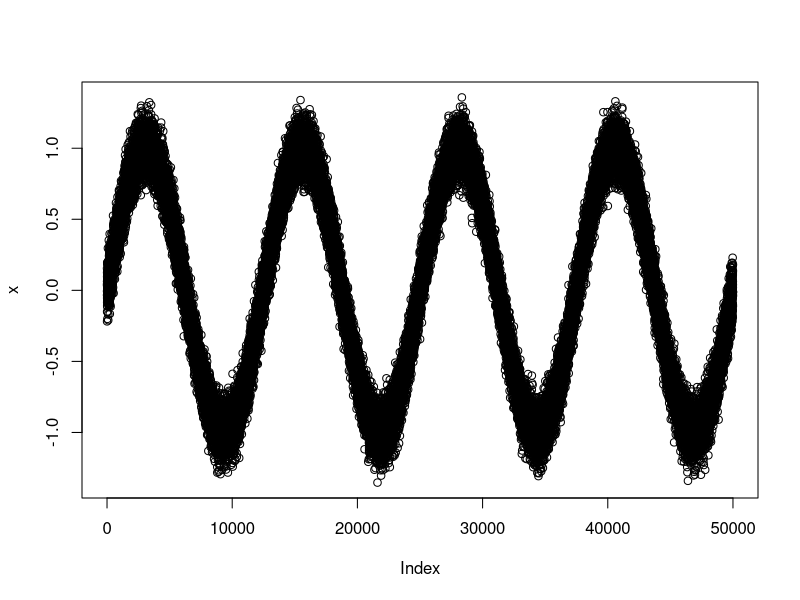

This figure's R source: (Note: this script raises an error after producing the figure.)

n <- 50000

x <- sin(4*2*pi*seq(n)/n) + rnorm(n)/10

plot(x)

highchart2() %>%
  hc_chart(zoomType = "x") %>%
  hc_add_series(data = x)




library("MASS")
n <- 100000

sigma <- matrix(c(10,3,3,2),2,2)
sigma

mvr <- round(mvrnorm(n, rep(c(0, 0)), sigma), 4)

vx <- ceiling(1+abs(max(mvr[, 1])))
vy <- ceiling(1+abs(max(mvr[, 2])))

ds <- list.parse2(as.data.frame(mvr))

highchart2() %>%
  hc_chart(zoomType = "xy") %>%
  hc_xAxis(min = -vx, max = vx) %>% 
  hc_yAxis(min = -vy, max = vy) %>% 
  hc_add_series(data = ds, type = "scatter",
                color = 'rgba(250,250,250,0.1)',
                marker = list(radius = 2),
                tooltip = list(followPointer = FALSE,
                               pointFormat =  '[{point.x:.1f}, {point.y:.1f}]')) %>% 
  hc_add_theme(hc_theme_db())


